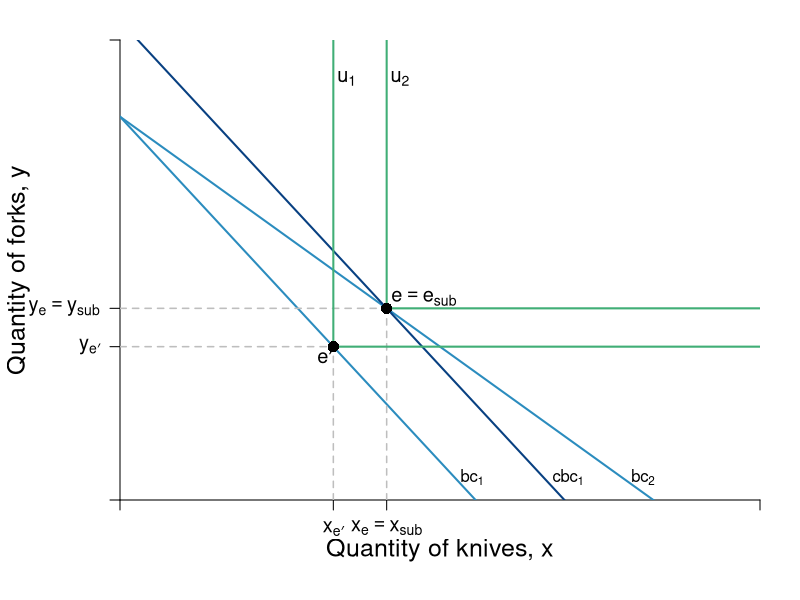

Recreate this plot in R.
#Graph Designers: Simon Halliday + Scott Cohn
#Authors: Bowles and Halliday
#Title: Microeconomics: Competition, Conflict and Coordination


require(shape)
pdf(file = "indmarketdemand/decomposition_leontief.pdf", width = 8, height = 8)

#Set parameters for graphics
axislabelsize <- 1.5
labelsize <- 1.2
graphlinewidth <- 2
segmentlinewidth <- 1.5

COL <- c("#7fc97f", "#beaed4", "#fdc086", "#ffff99", "#386cb0", "#f0027f", "#bf5b17", "#666666")
COLA <- c("#99d8c9","#66c2a4","#41ae76", "#238b45", "#005824")
COLB <- c("#4eb3d3", "#2b8cbe", "#0868ac","#084081")

#Edited the margins to cater for the larger LHS labels
par(mar =  c(5, 6, 2, 2))

mrsA <- function(x, rmax = 10, xmax = 20) {
  rmax - (rmax/xmax)*x
}

uA <- function(x, y, rmax = 2, xmax = 12) {
  y + rmax*x - (1/2)*(rmax/xmax)*x^2
}

indiffA1 <- function(x, uA = 10, rmax = 2.5, xmax = 10) {
  uA - rmax*x + (1/2)*(rmax/xmax)*(x^2)
}

offerCurve <- function(x, w, rmax = 2, xmax = 12) {
  w - rmax*x + (rmax/xmax)*x^2
}

bcA <- function(x, w = 20, px = 2, py = 2) {
  w/(py) - (px/py)*x
}


xlims <- c(0, 12)
ylims <- c(0, 12)

npts <- 501 
x <- seq(xlims[1], xlims[2], length.out = npts)
y <- seq(ylims[1], ylims[2], length.out = npts) 
a <- c(13, 16.75, 19.25)

plot(0, 0, xlim = xlims, ylim = ylims, type = "n",
     xlab = expression(paste("")),
     ylab = expression(paste("")), 
     xaxt = "n", 
     yaxt = "n", 
     cex.lab = axislabelsize, 
     bty = "n",
     xaxs="i", 
     yaxs="i")


ticksy <- c(0, 4, 5 , ylims[2])
ylabels <- c(NA, expression(paste(y[e*minute])), expression(paste(y[e]== y[sub])), NA)
ticksx <- c(0, 4, 5,  xlims[2])
xlabels <- c(NA, expression(paste(x[e*minute])), expression(paste(x[e] == x[sub])), NA)


axis(1, at = ticksx, pos = 0, labels = xlabels, cex.axis = labelsize)
axis(2, at = ticksy, pos = 0, labels = ylabels, las = 1, cex.axis = labelsize)

npts <- 500 
xx1 <- seq(xlims[1], xlims[2], length.out = npts)

#lines(xx1, bcA(xx1, w = 10, p = 1.5), col = COLB[3], lwd = graphlinewidth)
#lines(xx1, bcA(xx1, w = 20, px = 1.333), col = COLB[3], lwd = graphlinewidth)
lines(xx1, bcA(xx1, w = 20, px = 2), col = COLB[2], lwd = graphlinewidth)
lines(xx1, bcA(xx1, w = 20, px = 3), col = COLB[2], lwd = graphlinewidth)
lines(xx1, bcA(xx1, w = 25, px = 3), col = COLB[4], lwd = graphlinewidth)


#Label the axes
#mtext(expression(paste("Quantity of knives, ", x)), side=1, line = 2.5, cex = axislabelsize)
text(0.5*xlims[2], ylims[1] - 0.11*ylims[2], expression(paste("Quantity of knives, ", x)), xpd = TRUE, cex = axislabelsize) 
text(-1.9, 0.5*ylims[2], expression(paste("Quantity of forks, ", y)), xpd = TRUE, cex = axislabelsize, srt = 90) 

#Label the indifference curves
text(4.25, 11, expression(u[1]), cex = labelsize)
text(5.25, 11, expression(u[2]), cex = labelsize)
#text(6.25, 11, expression(u[3]), cex = labelsize)

#Label the price lines
text(6.6, 0.6, expression(paste(bc[1])))
#text(6.6, 1, expression(paste(p[x] == 3)))
text(9.8, 0.6, expression(paste(bc[2])))
#text(9.8, 1, expression(paste(p[x] == 2)))
text(8.4, 0.6, expression(paste(cbc[1])))
#text(11.4, 3, expression(paste(p[x] == 1.33)))

#Label the offer curve
# text(11, 10.25, expression("Price"), cex = labelsize)
# text(11, 9.75, expression("Offer"), cex = labelsize)
# text(11, 9.25, expression("Curve"), cex = labelsize)

#Segments for points on Offer curve
segments(0, 4, 4, 4, lty = 2, col = "gray" , lwd = segmentlinewidth)
segments(4, 0, 4, 4, lty = 2, col = "gray" , lwd = segmentlinewidth)
segments(0, 5, 5, 5, lty = 2, col = "gray" , lwd = segmentlinewidth)
segments(5, 0, 5, 5, lty = 2, col = "gray" , lwd = segmentlinewidth)
# segments(0, 6, 6, 6, lty = 2, col = "gray" , lwd = segmentlinewidth)
# segments(6, 0, 6, 6, lty = 2, col = "gray" , lwd = segmentlinewidth)

# Add Leontief
segments(4, 4, 4, 22, lty = 1, col = COLA[3] , lwd = graphlinewidth)
segments(4, 4, 19, 4, lty = 1, col = COLA[3] , lwd = graphlinewidth)

segments(5, 5, 5, 22, lty = 1, col = COLA[3] , lwd = graphlinewidth)
segments(5, 5, 22, 5, lty = 1, col = COLA[3] , lwd = graphlinewidth)

#segments(6, 6, 6, 22, lty = 1, col = COLA[3] , lwd = graphlinewidth)
#segments(6, 6, 25, 6, lty = 1, col = COLA[3] , lwd = graphlinewidth)

#Add the offer curve (superimposed on the indifference curves tangent to the price lines)
#segments(2, 2, 23, 23, lty = 1, col = COL[3], lwd = graphlinewidth)

#Annotate points on offer curve mrs = p for each of p = 1, 0.5, 0.25
#Where mrs = 2 - (1/6)*x
points(4, 4, pch = 16, col = "black", cex = 1.5)
points(5, 5, pch = 16, col = "black", cex = 1.5)
#points(6, 6, pch = 16, col = "black", cex = 1.5)

text(3.85, 3.75, expression(paste(e*minute)), cex = labelsize)
text(5.7, 5.25, expression(paste(e == e[sub])), cex = labelsize)
#text(5.85, 5.5, expression(paste(c)), cex = labelsize)

dev.off()
